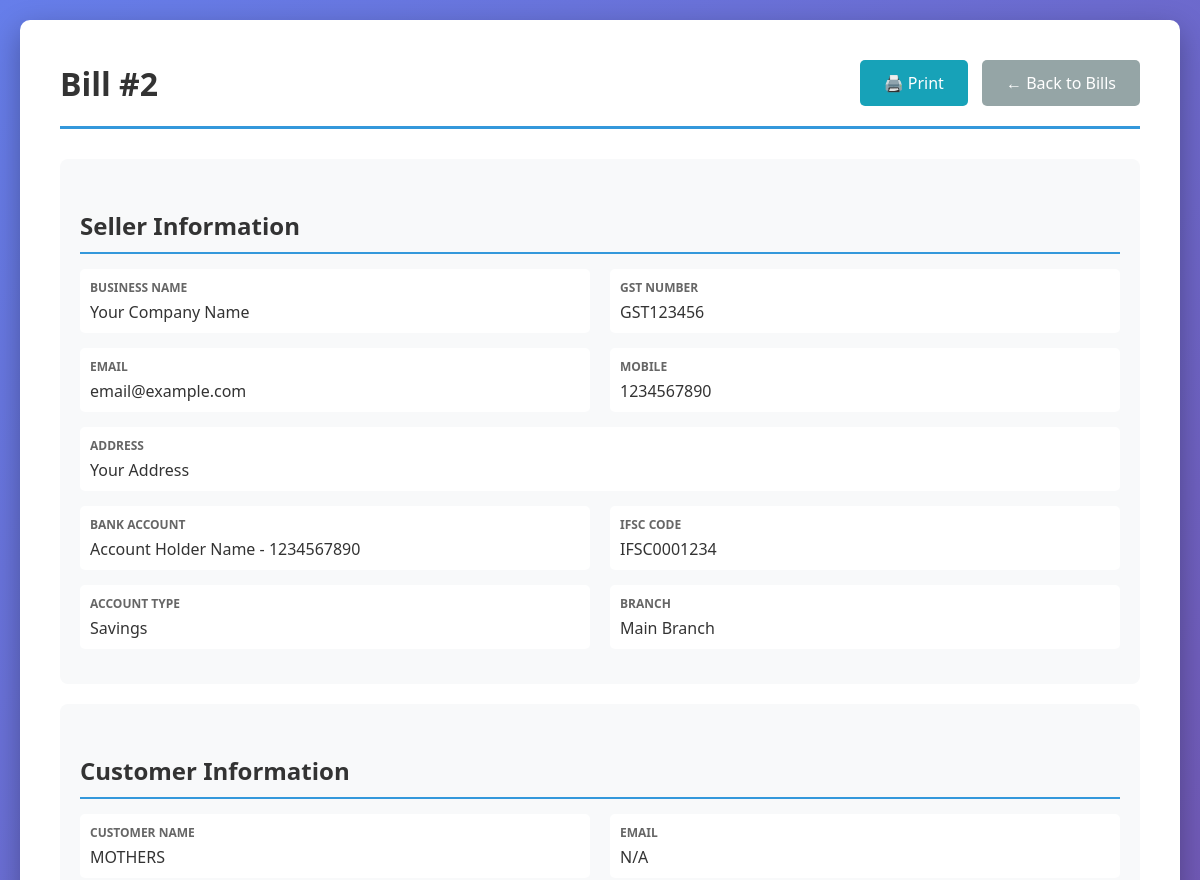
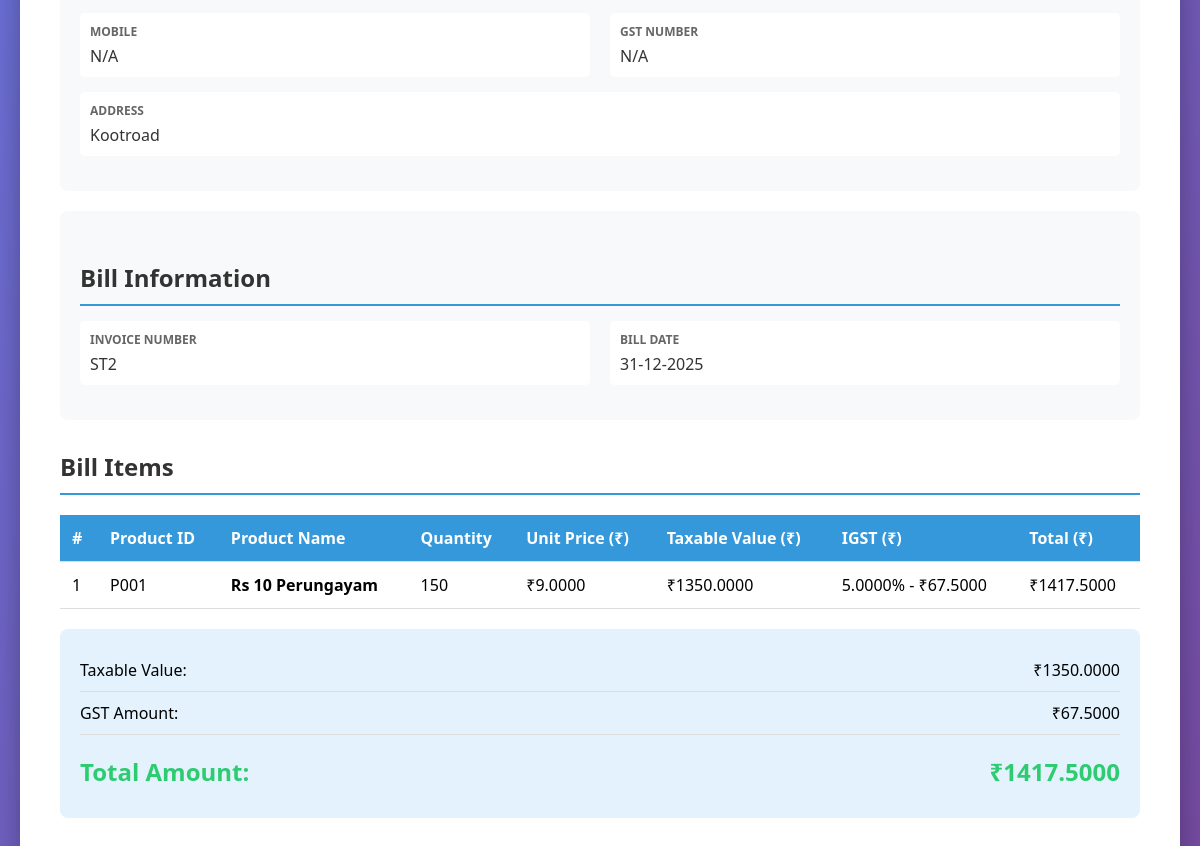
Before: /billing/view/2 with the older database file (2 pictures, top to bottom).
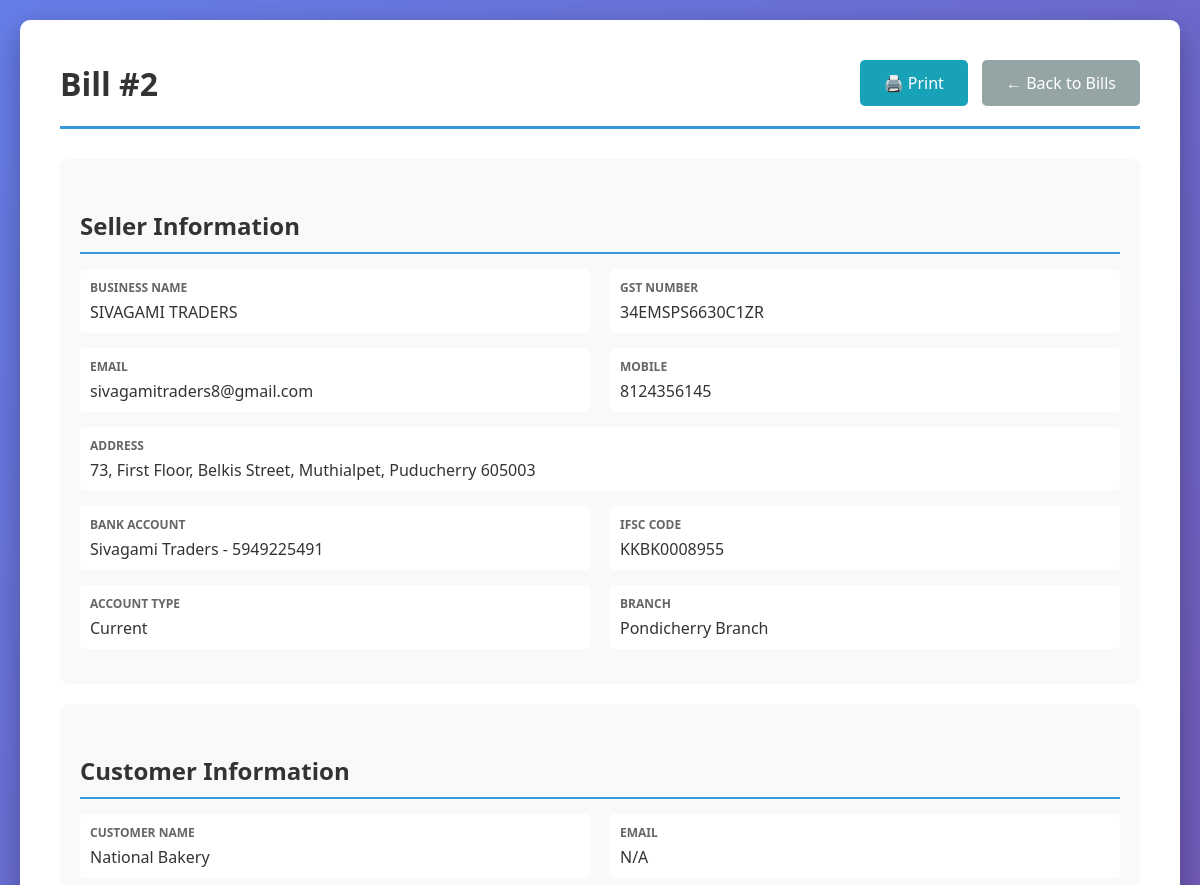
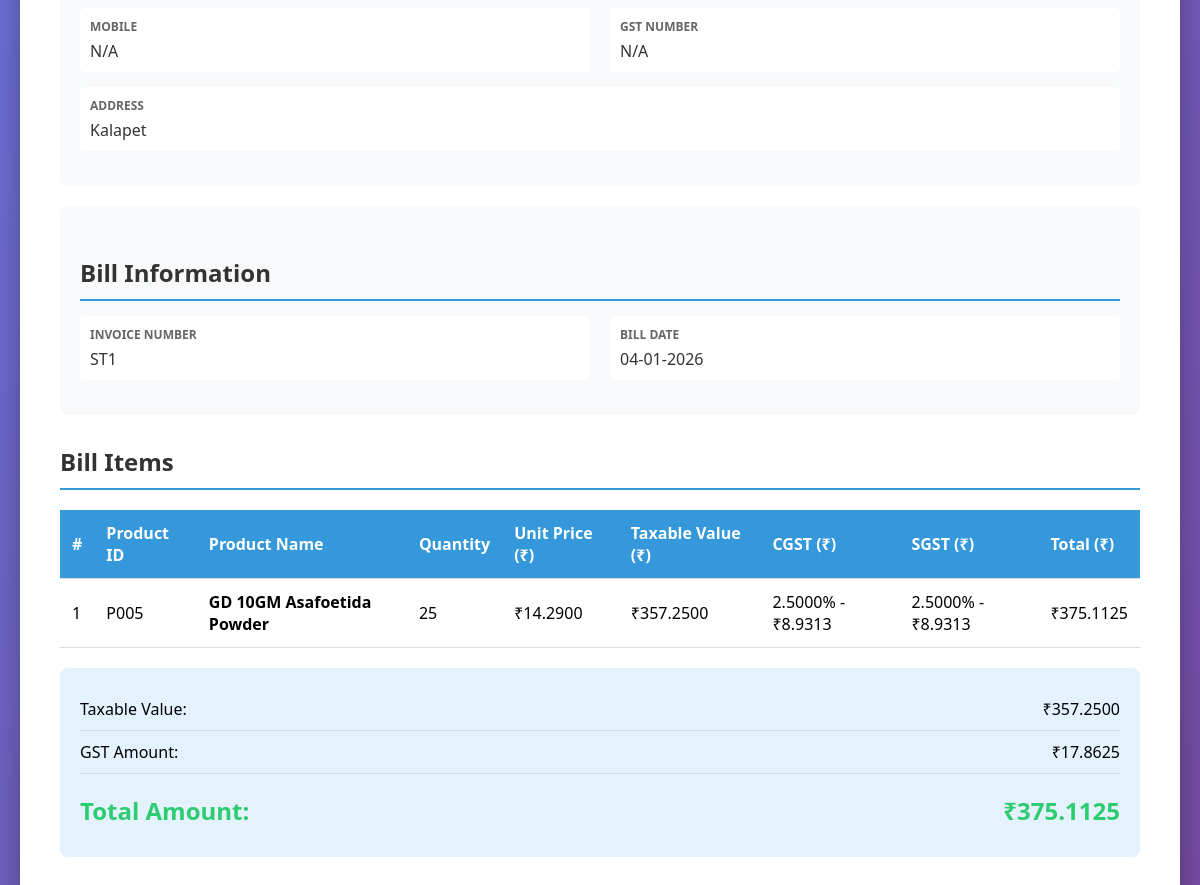
After: the same page with the newer database file (2 pictures, top to bottom).
### tables this page shows
CREATE TABLE seller_info (
            id INTEGER PRIMARY KEY AUTOINCREMENT,
            seller_name TEXT NOT NULL,
            address TEXT,
            email TEXT,
            mobile TEXT,
            gst_number TEXT,
            account_name TEXT,
            account_number TEXT,
            ifsc_code TEXT,
            account_type TEXT,
            branch TEXT,
            created_at TIMESTAMP DEFAULT CURRENT_TIMESTAMP,
            updated_at TIMESTAMP DEFAULT CURRENT_TIMESTAMP
        , state TEXT);

CREATE TABLE customers (
                    id INTEGER PRIMARY KEY AUTOINCREMENT,
                    customer_id TEXT UNIQUE NOT NULL,
                    vendor_code TEXT UNIQUE,
                    name TEXT NOT NULL,
                    email TEXT,
                    mobile TEXT,
                    address TEXT,
                    state TEXT,
                    gst_number TEXT,
                    created_at TIMESTAMP DEFAULT CURRENT_TIMESTAMP
                );

CREATE TABLE billing (
                    id INTEGER PRIMARY KEY AUTOINCREMENT,
                    bill_id TEXT UNIQUE NOT NULL,
                    customer_id INTEGER NOT NULL,
                    bill_date DATE NOT NULL,
                    subtotal REAL DEFAULT 0.0,
                    gst_amount REAL DEFAULT 0.0,
                    total_amount REAL NOT NULL DEFAULT 0.0,
                    payment_status TEXT DEFAULT 'Pending',
                    notes TEXT,
                    created_at TIMESTAMP DEFAULT CURRENT_TIMESTAMP,
                    FOREIGN KEY (customer_id) REFERENCES customers (id)
                );

CREATE TABLE billing_items (
                    id INTEGER PRIMARY KEY AUTOINCREMENT,
                    bill_id INTEGER NOT NULL,
                    product_id INTEGER NOT NULL,
                    product_name TEXT NOT NULL,
                    quantity INTEGER NOT NULL DEFAULT 1,
                    unit_price REAL NOT NULL DEFAULT 0.0,
                    gst_percentage REAL NOT NULL DEFAULT 0.0,
                    gst_amount REAL NOT NULL DEFAULT 0.0,
                    cgst REAL NOT NULL DEFAULT 0.0,
                    sgst REAL NOT NULL DEFAULT 0.0,
                    igst REAL NOT NULL DEFAULT 0.0,
                    total REAL NOT NULL DEFAULT 0.0,
                    FOREIGN KEY (bill_id) REFERENCES billing (id) ON DELETE CASCADE,
                    FOREIGN KEY (product_id) REFERENCES inventory (id)
                );

CREATE TABLE inventory (
                    id INTEGER PRIMARY KEY AUTOINCREMENT,
                    product_id TEXT UNIQUE NOT NULL,
                    product_name TEXT NOT NULL,
                    hsn_code TEXT,
                    manufacture_date DATE,
                    expiry_month TEXT NOT NULL,
                    quantity INTEGER NOT NULL DEFAULT 0,
                    buy_price REAL NOT NULL DEFAULT 0.0,
                    unit_price REAL NOT NULL DEFAULT 0.0,
                    mrp REAL NOT NULL DEFAULT 0.0,
                    gst_percentage REAL NOT NULL DEFAULT 0.0,
                    created_at TIMESTAMP DEFAULT CURRENT_TIMESTAMP,
                    updated_at TIMESTAMP DEFAULT CURRENT_TIMESTAMP
                );

### routes/billing.py (the view)
@billing_bp.route('/view/<int:id>')
def view(id):
    conn = get_db_connection()
    bill = conn.execute('''
        SELECT b.*, c.name as customer_name, c.email, c.mobile, c.address, c.gst_number
        FROM billing b
        JOIN customers c ON b.customer_id = c.id
        WHERE b.id = ?
    ''', (id,)).fetchone()
    if not bill:
        flash('Bill not found!', 'error')
        conn.close()
        return redirect(url_for('billing.index'))
    bill_dict = dict(bill)
    if bill_dict['bill_date']:
        date_obj = datetime.strptime(bill_dict['bill_date'], '%Y-%m-%d')
        bill_dict['bill_date'] = date_obj.strftime('%d-%m-%Y')
    items = conn.execute('''
        SELECT bi.*, i.product_id as inventory_product_id
        FROM billing_items bi
        LEFT JOIN inventory i ON bi.product_id = i.id
        WHERE bi.bill_id = ?
        ORDER BY bi.id
    ''', (bill_dict['bill_id'],)).fetchall()
    seller = conn.execute('SELECT * FROM seller_info ORDER BY id DESC LIMIT 1').fetchone()
    conn.close()
    return render_template('billing/view.html', bill=bill_dict, items=items, seller=seller)

### database.py (called while the page is built)
def get_db_connection():
    conn = sqlite3.connect(DATABASE)
    conn.row_factory = sqlite3.Row
    return conn

### templates/billing/view.html (shortened to what the changed rows need)
<!DOCTYPE html>
<html lang="en">
<head>
</head>
<body>
    <div class="container">
        <div class="header">
            <h1>Bill #{{ bill['id'] }}</h1>
            <div class="no-print">
                <a href="{{ url_for('billing.print_bill', id=bill['id']) }}" target="_blank" class="btn btn-info">🖨️ Print</a>
                <a href="{{ url_for('billing.index') }}" class="btn btn-secondary">← Back to Bills</a>
            </div>
        </div>
        {% if seller %}
        <div class="info-section">
            <h2>Seller Information</h2>
            <div class="info-row">
                <div class="info-item">
                    <div class="info-label">Business Name</div>
                    <div class="info-value">{{ seller['seller_name'] }}</div>
                </div>
                <div class="info-item">
                    <div class="info-label">GST Number</div>
                    <div class="info-value">{{ seller['gst_number'] }}</div>
                </div>
            </div>
            <div class="info-row">
                <div class="info-item">
                    <div class="info-label">Email</div>
                    <div class="info-value">{{ seller['email'] }}</div>
                </div>
                <div class="info-item">
                    <div class="info-label">Mobile</div>
                    <div class="info-value">{{ seller['mobile'] }}</div>
                </div>
            </div>
            <div class="info-row">
                <div class="info-item" style="grid-column: 1 / -1;">
                    <div class="info-label">Address</div>
                    <div class="info-value">{{ seller['address'] }}</div>
                </div>
            </div>
            <div class="info-row">
                <div class="info-item">
                    <div class="info-label">Bank Account</div>
                    <div class="info-value">{{ seller['account_name'] }} - {{ seller['account_number'] }}</div>
                </div>
                <div class="info-item">
                    <div class="info-label">IFSC Code</div>
                    <div class="info-value">{{ seller['ifsc_code'] }}</div>
                </div>
            </div>
            <div class="info-row">
                <div class="info-item">
                    <div class="info-label">Account Type</div>
                    <div class="info-value">{{ seller['account_type'] }}</div>
                </div>
                <div class="info-item">
                    <div class="info-label">Branch</div>
                    <div class="info-value">{{ seller['branch'] }}</div>
                </div>
            </div>
        </div>
        {% endif %}
        <div class="info-section">
            <h2>Customer Information</h2>
            <div class="info-row">
                <div class="info-item">
                    <div class="info-label">Customer Name</div>
                    <div class="info-value">{{ bill['customer_name'] }}</div>
                </div>
                <div class="info-item">
                    <div class="info-label">Email</div>
                    <div class="info-value">{{ bill['email'] or 'N/A' }}</div>
                </div>
            </div>
            <div class="info-row">
                <div class="info-item">
                    <div class="info-label">Mobile</div>
                    <div class="info-value">{{ bill['mobile'] or 'N/A' }}</div>
                </div>
                <div class="info-item">
                    <div class="info-label">GST Number</div>
                    <div class="info-value">{{ bill['gst_number'] or 'N/A' }}</div>
                </div>
            </div>
            <div class="info-row">
                <div class="info-item" style="grid-column: 1 / -1;">
                    <div class="info-label">Address</div>
                    <div class="info-value">{{ bill['address'] or 'N/A' }}</div>
                </div>
            </div>
        </div>
        <div class="info-section">
            <h2>Bill Information</h2>
            <div class="info-row">
                <div class="info-item">
                    <div class="info-label">Invoice Number</div>
                    <div class="info-value">{{ bill['bill_id'] }}</div>
                </div>
                <div class="info-item">
                    <div class="info-label">Bill Date</div>
                    <div class="info-value">{{ bill['bill_date'] }}</div>
                </div>
            </div>
        </div>
        <h2>Bill Items</h2>
        {% set has_igst = items|selectattr('igst', 'greaterthan', 0)|list|length > 0 %}
        {% set has_cgst_sgst = items|selectattr('cgst', 'greaterthan', 0)|list|length > 0 %}
        <table>
            <thead>
                <tr>
                    <th>#</th>
                    <th>Product ID</th>
                    <th>Product Name</th>
                    <th>Quantity</th>
                    <th>Unit Price (₹)</th>
                    <th>Taxable Value (₹)</th>
                    {% if has_cgst_sgst %}
                    <th>CGST (₹)</th>
                    <th>SGST (₹)</th>
                    {% endif %}
                    {% if has_igst %}
                    <th>IGST (₹)</th>
                    {% endif %}
                    <th>Total (₹)</th>
                </tr>
            </thead>
            <tbody>
                {% for item in items %}
                {% set item_subtotal = item['quantity'] * item['unit_price'] %}
                <tr>
                    <td>{{ loop.index }}</td>
                    <td>{{ item['inventory_product_id'] or 'N/A' }}</td>
                    <td><strong>{{ item['product_name'] }}</strong></td>
                    <td>{{ item['quantity'] }}</td>
                    <td>₹{{ "%.4f"|format(item['unit_price']) }}</td>
                    <td>₹{{ "%.4f"|format(item_subtotal) }}</td>
                    {% if has_cgst_sgst %}
                    <td>{% if item['cgst'] > 0 %}{{ "%.4f"|format(item['gst_percentage'] / 2) }}% - ₹{{ "%.4f"|format(item['cgst']) }}{% else %}-{% endif %}</td>
                    <td>{% if item['sgst'] > 0 %}{{ "%.4f"|format(item['gst_percentage'] / 2) }}% - ₹{{ "%.4f"|format(item['sgst']) }}{% else %}-{% endif %}</td>
                    {% endif %}
                    {% if has_igst %}
                    <td>{% if item['igst'] > 0 %}{{ "%.4f"|format(item['gst_percentage']) }}% - ₹{{ "%.4f"|format(item['igst']) }}{% else %}-{% endif %}</td>
                    {% endif %}
                    <td>₹{{ "%.4f"|format(item['total']) }}</td>
                </tr>
                {% endfor %}
            </tbody>
        </table>
        <div class="totals-box">
            <div class="total-row">
                <span>Taxable Value:</span>
                <span>₹{{ "%.4f"|format(bill['subtotal']) }}</span>
            </div>
            <div class="total-row">
                <span>GST Amount:</span>
                <span>₹{{ "%.4f"|format(bill['gst_amount']) }}</span>
            </div>
            <div class="total-row">
                <span>Total Amount:</span>
                <span>₹{{ "%.4f"|format(bill['total_amount']) }}</span>
            </div>
        </div>
    </div>
</body>
</html>
</body>
</html>

Changed rows visible on the page:
no longer on this page (row edited): customers: customer_name "MOTHERS", email "N/A", mobile "N/A", gst_number "N/A", address "Kootroad"
changed billing id 2: bill_id "ST2" → "ST1"; bill_date "31-12-2025" → "04-01-2026"; subtotal "1350.0000" → "357.2500"; gst_amount "67.5000" → "17.8625"; total_amount "1417.5000" → "375.1125"
changed seller_info: seller_name "Your Company Name" → "SIVAGAMI TRADERS"; gst_number "GST123456" → "34EMSPS6630C1ZR"; email "email@example.com" → "sivagamitraders8@gmail.com"; mobile "1234567890" → "8124356145"; address "Your Address" → "73, First Floor, Belkis Street, Muthialpet, Puducherry 605003"; account_name "Account Holder Name" → "Sivagami Traders"; account_number "1234567890" → "5949225491"; ifsc_code "IFSC0001234" → "KKBK0008955"; account_type "Savings" → "Current"; branch "Main Branch" → "Pondicherry Branch"
added customers: customer_name "National Bakery", email "N/A", mobile "N/A", gst_number "N/A", address "Kalapet"
changed billing_items: product_id "P001" → "P005"; product_name "Rs 10 Perungayam" → "GD 10GM Asafoetida Powder"; quantity "150" → "25"; unit_price "9.0000" → "14.2900"; item_subtotal "1350.0000" → "357.2500"; item['gst_percentage']/2 (not shown) → "2.5000"; cgst (not shown) → "8.9313"; sgst (not shown) → "8.9313"; total "1417.5000" → "375.1125"; gst_percentage "5.0000" → (not shown); igst "67.5000" → (not shown)
Other visible differences:
text no longer shown: "IGST (₹)"
text now shown: "CGST (₹) SGST (₹)"
